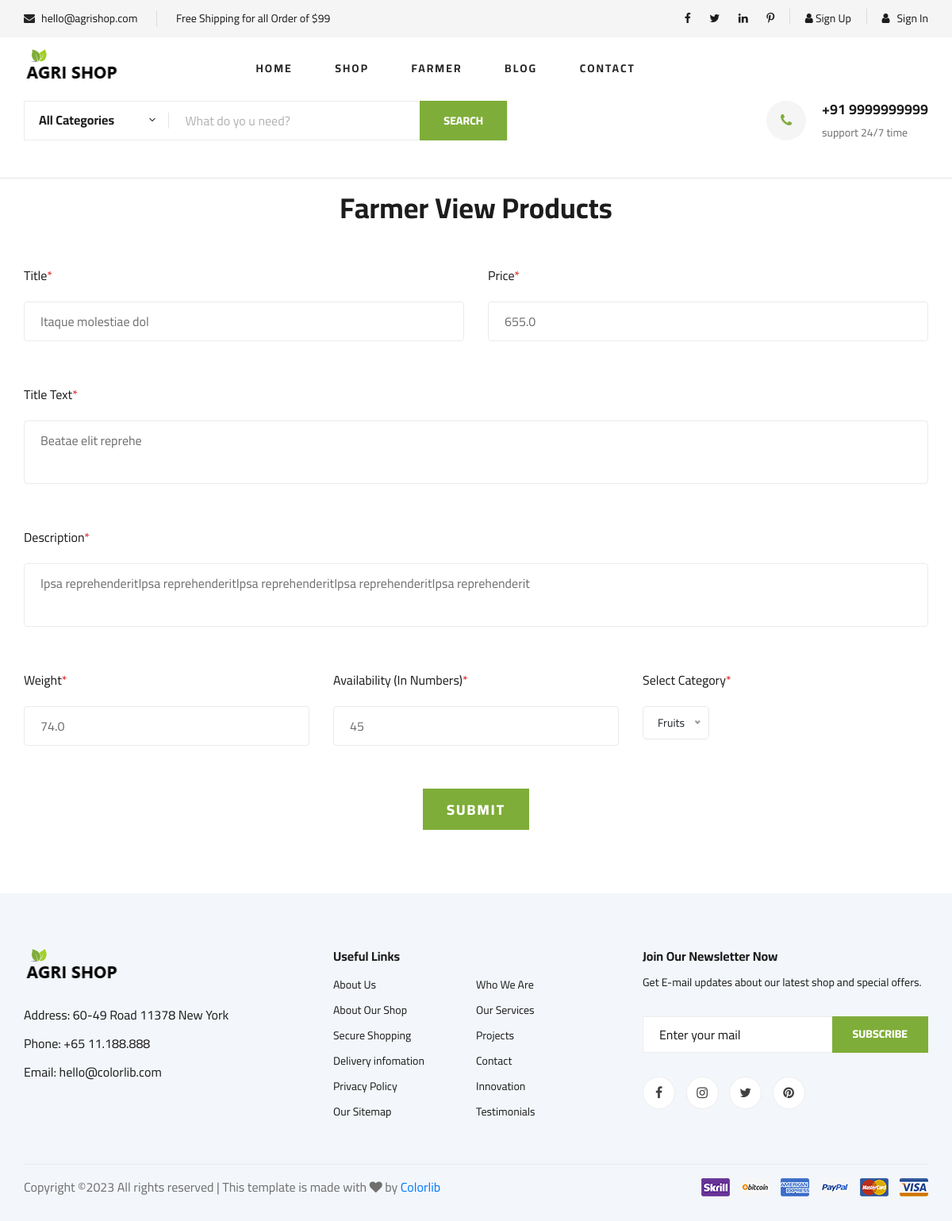
Page /farmer/view-product/3 on the committed database.
### farmer/models.py (models this page shows, shortened)
class Products(models.Model):
    unique_id=models.AutoField(primary_key=True, null=False)
    title=models.CharField(max_length=500, default='null', null=False)
    text=models.TextField(default='null', null=False )
    description=models.TextField(default='null', null=False )
    price=models.FloatField(default=0, null=False)
    weight=models.FloatField(default=0, null=False)
    availability=models.IntegerField(default=0, null=False)
    category = models.ForeignKey(Category, on_delete=models.CASCADE, default=0,)
    product_image = models.TextField(blank=True, null=True)
    status_choices = [
        ('pending', 'Pending'),
        ('active', 'Active'),
    ]
    status = models.CharField(max_length=15, choices=status_choices, default="active")
    date_added = models.DateTimeField(default=now, editable=False)

### farmer/views.py (the view, shortened to what this page needs)
# urls.py: path('view-product/<int:id>', views.products_view, name="products_view"),
def products_view(request, id):
    products = Products.objects.get(unique_id=id)
    category_list = Category.objects.all()
    context = { 'category_list' : category_list, 'products_data' : products }
    return render(request,'farmer/view-products.html', context)

### templates/farmer/view-products.html (shortened to what this page needs)
{% extends 'layout.html' %}
{% load static %}
{% block content %}
{% include 'includes/hamburger.html'  %}
  <hr >
    <div class="contact-form spad" style="padding-top: 0px !important;">
        <div class="container">
            <div class="row">
                <div class="col-lg-12">
                    <div class="contact__form__title">
                        <h2>Farmer View Products</h2>
                    </div>
                </div>
            </div>
<div class="checkout__form">
<form action="" method="post" name="form_1" id="form_1">
                <div class="row">
                    <div class="col-lg-6 col-md-6">
                      <div class="checkout__input">
                          <p>Title<span>*</span></p>
                          <input type="text" id="title" name="title" placeholder="Title" value="{{ products_data.title }}">
                      </div>
                    </div>
                    <div class="col-lg-6 col-md-6">
                      <div class="checkout__input">
                          <p>Price<span>*</span></p>
                        <input type="number" id="price" name="price" placeholder="Price" value="{{ products_data.price  }}">
                      </div>
                    </div>
                    <div class="col-lg-12">
                      <div class="checkout__input">
                          <p>Title Text<span>*</span></p>
                          <textarea id="title_text" name="title_text" placeholder="Title Text" style="height: 80px">{{ products_data.text }}</textarea>
                      </div>
                    </div>
                    <div class="col-lg-12">
                      <div class="checkout__input">
                          <p>Description<span>*</span></p>
                        <textarea id="description" name="description" placeholder="Description" style="height: 80px">{{ products_data.description }}</textarea>
                      </div>
                    </div>
                    <div class="col-md-4">
                      <div class="checkout__input">
                          <p>Weight<span>*</span></p>
                          <input type="number" id="weight" name="weight" placeholder="Weight" value="{{ products_data.weight }}">
                      </div>
                    </div>
                    <div class="col-md-4">
                      <div class="checkout__input">
                          <p>Availability (In Numbers)<span>*</span></p>
                        <input type="number" id="availability" name="availability" placeholder="Availability" value="{{ products_data.availability }}">
                      </div>
                    </div>
                    <div class="col-lg-4">
                      <div class="checkout__input">
                          <p>Select Category<span>*</span></p>
                      </div>
                    </div>
                    <div class="col-lg-12 text-center">
                        <button type="submit" class="site-btn">SUBMIT</button>
                    </div>
                </div>
</form>
</div>
        </div>
    </div>
    {% include 'includes/footer.html'  %}
    {% endblock %}

### static/css/style.css (style rules this page uses)
html, body { height: 100%; font-family: "Cairo", sans-serif; -webkit-font-smoothing: antialiased; font-smoothing: antialiased; }
h1, h2, h3, h4, h5, h6 { margin: 0; color: #111111; font-weight: 400; font-family: "Cairo", sans-serif; }
h2 { font-size: 36px; }
p { font-size: 16px; font-family: "Cairo", sans-serif; color: #6f6f6f; font-weight: 400; line-height: 26px; margin: 0 0 15px 0; }
.spad { padding-top: 100px; padding-bottom: 100px; }
.site-btn { font-size: 14px; color: #ffffff; font-weight: 800; text-transform: uppercase; display: inline-block; padding: 13px 30px 12px; background: #7fad39; border: none; }
.checkout__form p { column-rule: #b2b2b2; }
.checkout__input { margin-bottom: 24px; }
.checkout__input p { color: #1c1c1c; margin-bottom: 20px; }
.checkout__input p span { color: #dd2222; }
.checkout__input input { width: 100%; height: 46px; border: 1px solid #ebebeb; padding-left: 20px; font-size: 16px; color: #b2b2b2; border-radius: 4px; }
.checkout__input input::placeholder { color: #b2b2b2; }
.contact__form__title { margin-bottom: 50px; text-align: center; }
.contact__form__title h2 { color: #1c1c1c; font-weight: 700; }
.contact-form { padding-top: 80px; padding-bottom: 80px; }
.contact-form form input { width: 100%; height: 50px; font-size: 16px; color: #6f6f6f; padding-left: 20px; margin-bottom: 30px; border: 1px solid #ebebeb; border-radius: 4px; }
.contact-form form input::placeholder { color: #6f6f6f; }
.contact-form form textarea { width: 100%; height: 150px; font-size: 16px; color: #6f6f6f; padding-left: 20px; margin-bottom: 24px; border: 1px solid #ebebeb; border-radius: 4px; padding-top: 12px; resize: none; }
.contact-form form textarea::placeholder { color: #6f6f6f; }
.contact-form form button { font-size: 18px; letter-spacing: 2px; }
@media only screen and (min-width: 1200px) { .container { max-width: 1170px; } }

### rows in the picture
Products: title "Itaque molestiae dol", price "655.0", title_text "Beatae elit reprehe", description "Ipsa reprehenderitIpsa reprehenderitIpsa reprehenderitIpsa reprehenderitIpsa reprehenderit", weight "74.0", availability "45"
